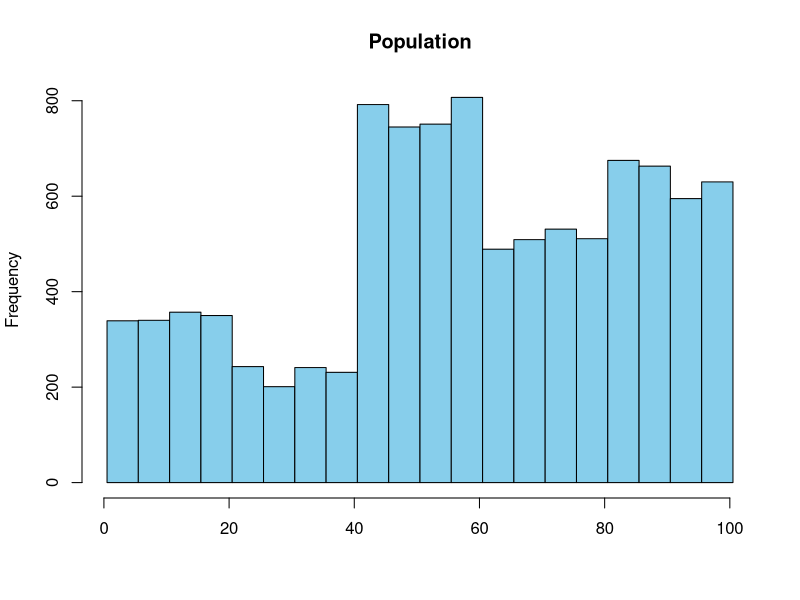
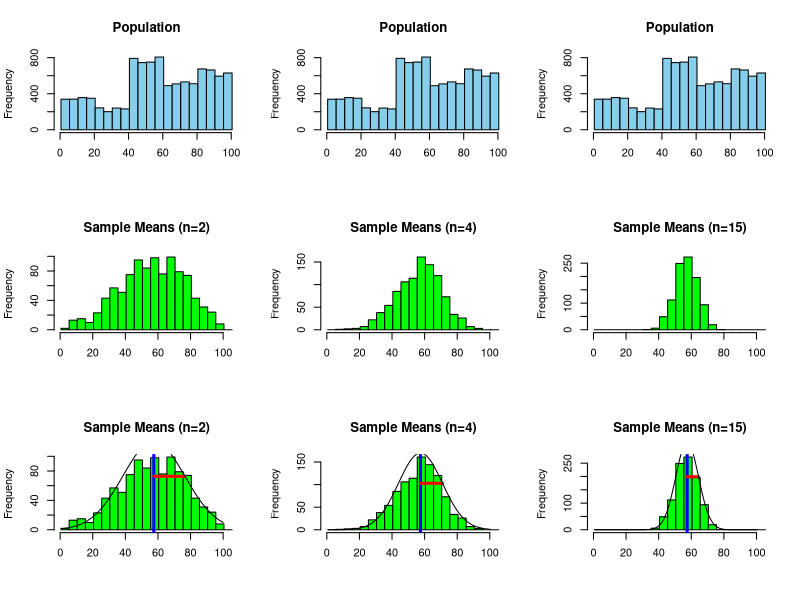

The R script that drew these images, in order:
#Laura Neff and Zachary Hong worked together for this assignment
rprobs = sample(1:5,5)
rprobs = rep(16*rprobs,each=20)
rprobs = rprobs + 20*runif(100)
rprobs = rprobs / sum(rprobs)
pop = sample(1:100,size=10000,replace=TRUE,prob=rprobs)

population.hist = function(pop) {
  #Next, write a function population.hist(pop) that displays a histogram of the population
  #represented by the vector pop that consists of some number of values, 
  #each between 1 and 100, inclusive.
  
  #Additionally:
    
  #Classes for the histogram should start at x=0.5 and be 5 units wide.
  #The bars of the histogram should be colored "skyblue".
  #The title of the histogram should be "Population".
  #There should be no label on the x-axis.
    
  hist(pop,
       breaks=seq(from=.5, by=5, to = 100.5),
       main="Population",
       xlab="",
       col="skyblue"
       )
  
}
population.hist(pop)

sample.means = function(pop, sample.size, n, title, show.overlay) {
  #Then, create a second function sample.means(pop,sample.size,n,title,show.overlay) 
  #that draws n samples of size sample.size from the population pop,
  #computes their means, and displays a histogram of these means.
  
  set.seed(19) #required so that middle and bottom plots match, enforces reproducibility
  
  data = replicate(n, mean(sample(pop,size=sample.size))) #resample pop for central limit theorem
  
  hist(data,
       breaks=seq(from = 0.5, to = 110, by=5),
       main = title,
       xlab="",
       col="green") #plot resampled pop to show central limit theorem
       
   if (show.overlay == TRUE) {
       pop = pop[order(pop)]
       abline(v=mean(pop), col="blue", lwd=3) #line centered at pop mean 
       pop_pdf = dnorm(pop,mean(pop),sd(pop)/sqrt(sample.size))*100*mean(pop) 
            #PDF for plot (normal distribution, mean=pop mean, std = pop stdev / sqrt(n))
            #Ask if it really is standard deviation over square root of n
       xs = c(mean(pop), mean(pop)+sd(pop)/sqrt(sample.size)) # this is the width (start and end points)
       ys = c(max(pop_pdf)*(dnorm(1)/dnorm(0)),
              max(pop_pdf)*(dnorm(1)/dnorm(0))) #this is the height of the line (start, end pts)
            
       lines(xs, ys,col="red",lwd=3) #draw the std line
       lines(pop,pop_pdf) #draw the probability distribution
       }
}

#make the required 3x3 plot
par(mfcol=c(3,3))
population.hist(pop)
sample.means(pop,2,1000,"Sample Means (n=2)",FALSE)
sample.means(pop,2,1000,"Sample Means (n=2)",TRUE)
population.hist(pop)
sample.means(pop,4,1000,"Sample Means (n=4)",FALSE)
sample.means(pop,4,1000,"Sample Means (n=4)",TRUE)
population.hist(pop)
sample.means(pop,15,1000,"Sample Means (n=15)",FALSE)
sample.means(pop,15,1000,"Sample Means (n=15)",TRUE)





